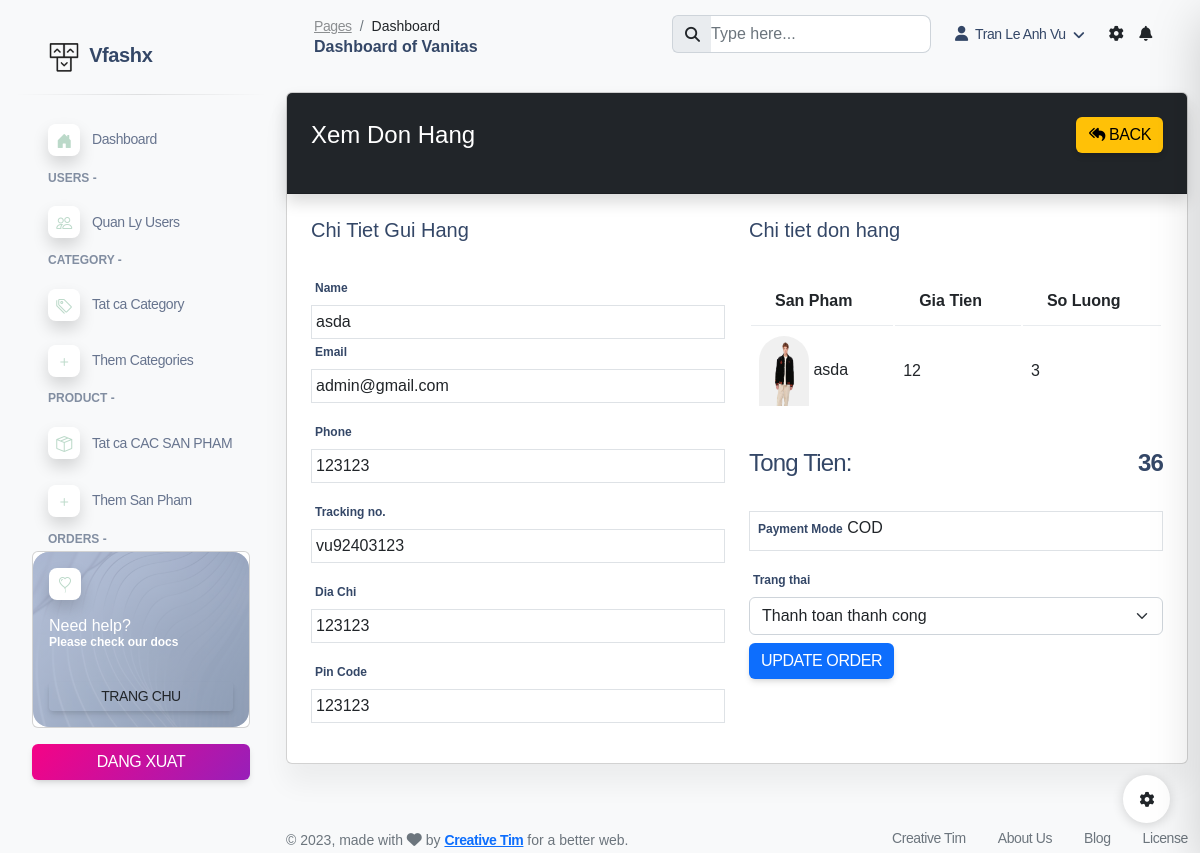
Screenshot of /shop/admin/view-order.php?t=vu92403123 (signed in) with the database file from the repository.
### tables this page shows
CREATE TABLE `orders` (
  `id` int(11) NOT NULL,
  `tracking_no` varchar(191) NOT NULL,
  `user_id` int(191) NOT NULL,
  `name` varchar(191) NOT NULL,
  `email` varchar(191) NOT NULL,
  `phone` varchar(191) NOT NULL,
  `address` mediumtext NOT NULL,
  `pincode` int(191) NOT NULL,
  `total_price` int(191) NOT NULL,
  `payment_mode` varchar(191) NOT NULL,
  `payment_id` varchar(191) DEFAULT NULL,
  `status` tinyint(4) NOT NULL DEFAULT 0,
  `comments` varchar(255) DEFAULT NULL,
  `created_at` timestamp NOT NULL DEFAULT current_timestamp()
);

CREATE TABLE `products` (
  `id` int(11) NOT NULL,
  `category_id` int(255) NOT NULL,
  `name` varchar(255) NOT NULL,
  `slug` varchar(255) NOT NULL,
  `small_description` mediumtext NOT NULL,
  `description` mediumtext NOT NULL,
  `original_price` int(255) NOT NULL,
  `selling_price` int(255) NOT NULL,
  `image` varchar(255) NOT NULL,
  `qty` int(255) NOT NULL,
  `status` tinyint(255) NOT NULL,
  `trending` tinyint(255) NOT NULL,
  `meta_title` varchar(255) NOT NULL,
  `meta_keywords` mediumtext NOT NULL,
  `meta_description` mediumtext NOT NULL,
  `created_at` timestamp NOT NULL DEFAULT current_timestamp()
);

CREATE TABLE `order_items` (
  `id` int(11) NOT NULL,
  `order_id` int(191) NOT NULL,
  `prod_id` int(191) NOT NULL,
  `qty` int(191) NOT NULL,
  `price` int(191) NOT NULL,
  `created_at` timestamp NOT NULL DEFAULT current_timestamp()
);

### shop/funtions/myfunctions.php (called while the page is built, shortened)
<?php
include('../config/dbcon.php');
function checkTrackingNovalid($trackingNo)
{
    global $con;
    $query = "select * from orders where tracking_no='$trackingNo'";
    return mysqli_query($con, $query);
}

### shop/admin/view-order.php (the view, shortened to what this page needs)
<?php
include('../middleware/adminMiddleware.php');
include('includes/header.php');
if (isset($_GET['t'])) {
  $tracking_no = $_GET['t'];
  $orderData = checkTrackingNovalid($tracking_no);
?>
  <?php
} else {
  ?>
  <h4>kHONG CO THONG TIN CHO DON HANG <?php $tracking_no ?>
  </h4>
<?php
  die();
}
$data = mysqli_fetch_array($orderData);
?>
<div class="container">
  <div class="row">
    <div class="col-md-12">
      <div class="card">
        <div class="card-header bg-dark navbar-dark shadow ">
          <span class="fs-4 text-white">Xem Don Hang</span>
          <a href="orders.php" class="btn btn-warning float-end">
            <i class="fa fa-reply-all"></i>
            Back
          </a>
        </div>
        <div class="card-body">
          <div class="row">
            <div class="col-md-6">
              <h5>Chi Tiet Gui Hang</h5>
              <hr>
              <tbody>
                <div class="row">
                  <class="col-md-12 mb-3">
                    <label class="fw-bold">Name</label>
                    <div class="border p-1">
                      <?= $data['name']; ?>
                    </div>
                    <div class="col-md-12 mb-3">
                      <label class="fw-bold">Email</label>
                      <div class="border p-1">
                        <?= $data['email']; ?>
                      </div>
                    </div>
                    <div class="col-md-12 mb-3">
                      <label class="fw-bold">Phone</label>
                      <div class="border p-1">
                        <?= $data['phone']; ?>
                      </div>
                    </div>
                    <div class="col-md-12 mb-3">
                      <label class="fw-bold">Tracking no.</label>
                      <div class="border p-1">
                        <?= $data['tracking_no']; ?>
                      </div>
                    </div>
                    <div class="col-md-12 mb-3">
                      <label class="fw-bold">Dia Chi</label>
                      <div class="border p-1">
                        <?= $data['address']; ?>
                      </div>
                    </div>
                    <div class="col-md-12 mb-3">
                      <label class="fw-bold">Pin Code</label>
                      <div class="border p-1">
                        <?= $data['pincode']; ?>
                      </div>
                    </div>
                </div>
            </div>
            <div class="col-md-6">
              <h5>Chi tiet don hang</h5>
              <hr>
              <table class="table">
                <thead>
                  <tr>
                    <th>San Pham</th>
                    <th>Gia tien</th>
                    <th>So luong</th>
                  </tr>
                </thead>
                <?php
                $order_query = "select o.id as oid, o.tracking_no, o.user_id, oi.*,oi.qty as orderqty,p.* from orders o, order_items oi, products p where oi.order_id=o.id and p.id=oi.prod_id and o.tracking_no = '$tracking_no'";
                $order_query_run = mysqli_query($con, $order_query);
                if (mysqli_num_rows($order_query_run) > 0) {
                  foreach ($order_query_run as $item) {
                ?>
                    <tr>
                      <td class="align-middle">
                        <img src="../uploads/<?= $item['image']; ?>" width="50px" height="70px" alt="<?= $item['name']; ?>">
                        <?= $item['name']; ?>
                      <td class="align-middle"><?= $item['price']; ?></td>
                      <td class="align-middle"><?= $item['orderqty']; ?></td>
                    </tr>
                <?php
                  }
                }
                ?>
              </table>
              <hr>
              <h4>Tong Tien: <span class="float-end fw-bold"><?= $data['total_price']; ?></span></h4>
              <hr>
              <div class="border p-1 mb-3">
                <label class="fw-bold">Payment Mode</label>
                <?= $data['payment_mode'] ?>
              </div>
              <label class="fw-bold">Trang thai</label>
              <div class="mb-3">
                <form action="code.php" method="POST">
                  <select name="order_status" id="" class="form-select">
                    <option value="1" <?= $data['status'] == 1 ? "selected" : "" ?>>Thanh toan thanh cong</option>
                  </select>
                  <button type="submit" name="update_order_btn" class="btn btn-primary mt-2">Update Order</button>
                </form>
              </div>
            </div>
          </div>
        </div>
      </div>
    </div>
  </div>
</div>
<?php include('includes/footer.php') ?>

### shop/assets/css/custom.css (style rules this page uses)
* { font-family: "Nunito", sans-serif; text-decoration: none; }
a { text-decoration: none; }
i { font-weight: 400; font-size: 15px; }
a { cursor: pointer; }
h5 { font-weight: bold; color: #2b2b2b; }
.card { border-radius: 25px; }
.card img { border-top-left-radius: 25px; border-top-right-radius: 25px; }

### rows the page displays
orders: name "asda", email "admin@gmail.com", phone "123123", tracking_no "vu92403123", address "123123", pincode "123123", products.name "asda", order_items.price "12", order_items.qty "3", total_price "36", payment_mode "COD", order_status "Thanh toan thanh cong"

### other values shown
$_SESSION['auth_user']['name'] "Tran Le Anh Vu"
